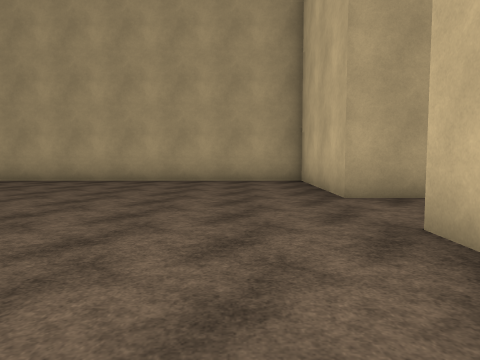
view 1 (above)

19 first-person views from a walk through a Unity game level. The camera is 1.4 m above the floor, tilts 4° down and sees 70° across. The floor is counted in squares, 2 m on a side. Each view is taken from the middle of a square. On the plan, view 1 faces up. The plan holds only what a view shows up to about 11 squares ahead; the rest is blank. The place goes on beyond the plan. Surface patterns are stand-ins for the level's own textures.

view 2
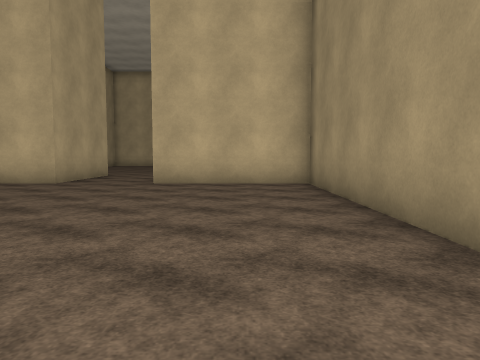

view 3
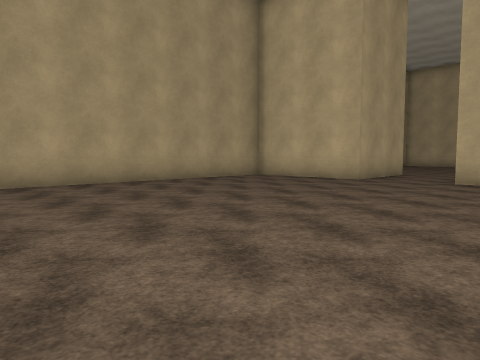

view 4
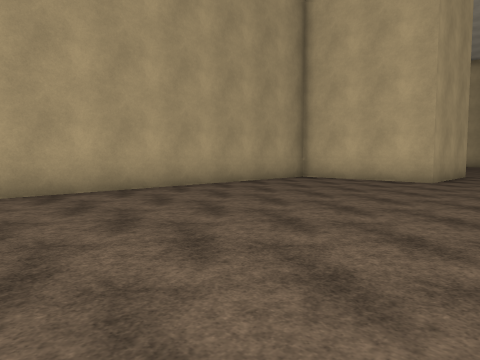

view 5
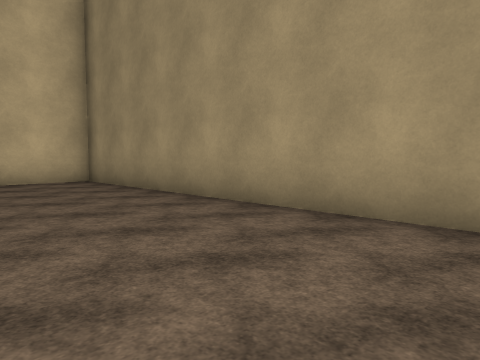

view 6
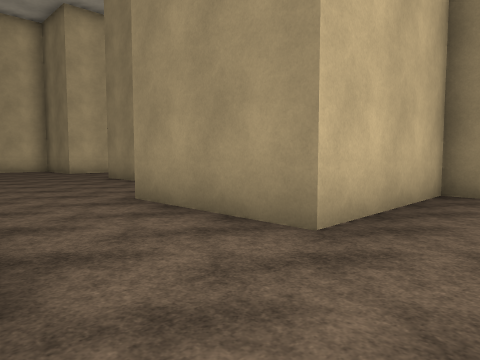

view 7
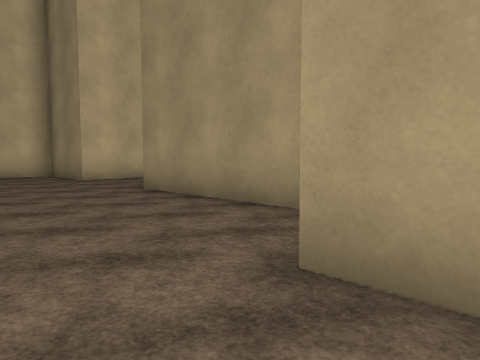

view 8
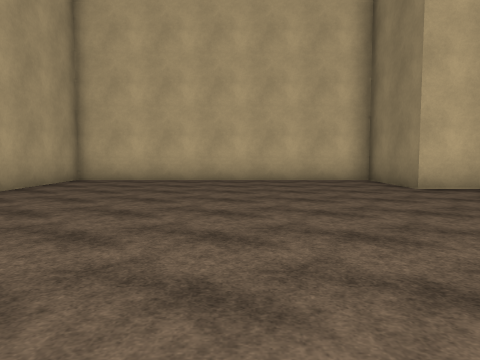

view 9
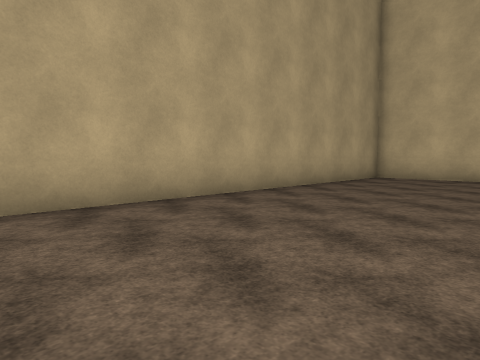

view 10
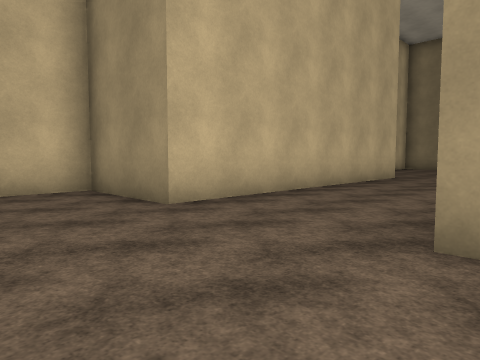

view 11
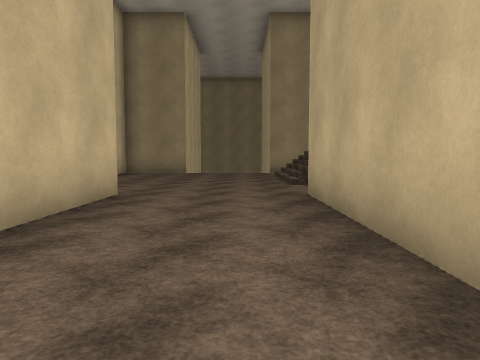

view 12
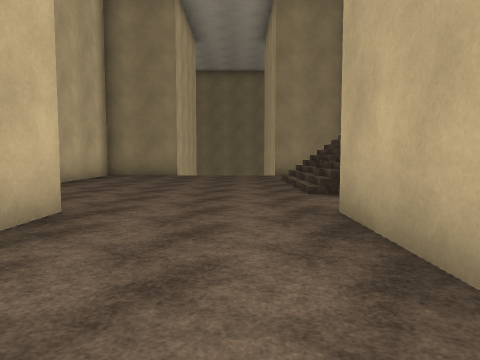

view 13
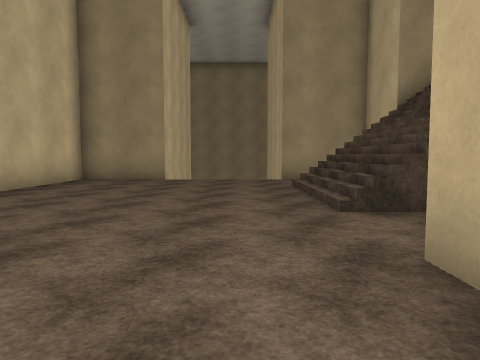

view 14
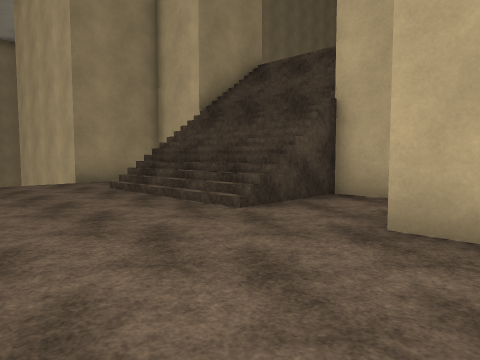

view 15
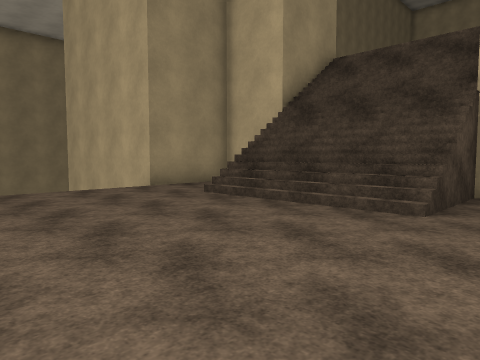

view 16
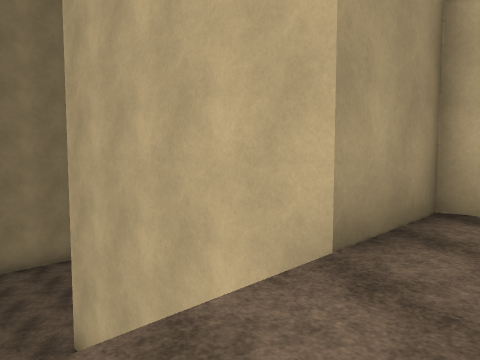

view 17
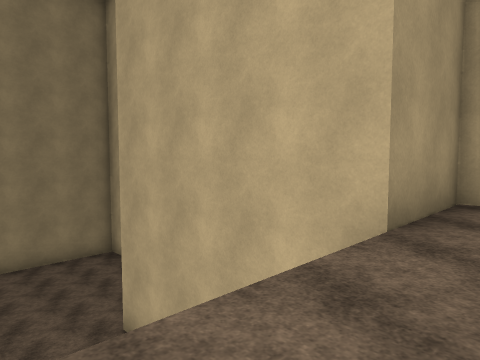

view 18
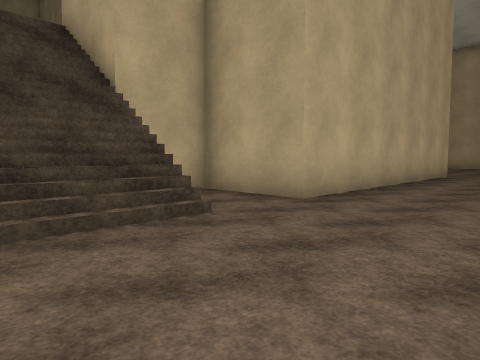

view 19
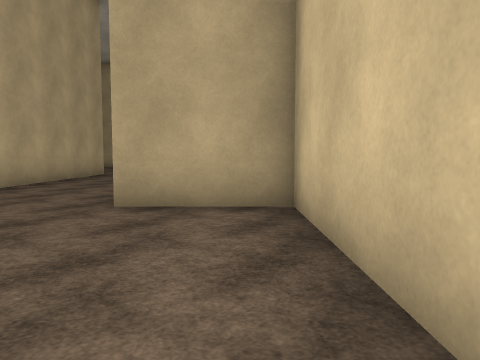

### Floor plan
Key: @ floor where view 1 was taken; # wall or solid block; . main floor; - floor 6 m lower than the main floor; / step, stairs or slope.
Columns run from 8 left of view 1 to 17 right of it. Each row starts with its distance up from view 1.
 10  ##########    ###########
  9  .........#    ..........#
  8  .........#   ...........#
  7  .........#   ...........#
  6 ..........####...........#
  5 .........................#
  4 .........................#
  3 ..........####...........#
  2 ..........#   ...........#
  1 ..........#    ####....###
  0 ........@.#       #....#
 -1  ##########       #....#
 -2                   #....#
 -3                   #....#
 -4                   #....#
 -5                   #....#
 -6                   #....#
 -7                 ###....###
 -8                 #........#
 -9               ###........#
-10               /////......#
-11               /////......#
-12               /////......#
-13               /////......#
-14               ###........#
-15                 #........#
-16                 ###    ###
-17
-18
-19                   #
-20                   #
-21                    ---
-22                   ----
-23                   ----
-24                  ----
-25                  ----
-26                   ---
-27                   ###

Where each view was taken, in squares from view 1:
view 1: 0 up, 0 right, facing up
view 2: 1 up, 7 left, facing right
view 3: 1 up, 8 left, facing up-right
view 4: 3 up, 8 left, facing up-right
view 5: 3 up, 8 left, facing down-right
view 6: 6 up, 0 right, facing down-right
view 7: 5 up, 4 right, facing down-right
view 8: 5 up, 7 right, facing right
view 9: 5 up, 6 right, facing up-right
view 10: 4 up, 10 right, facing down-right
view 11: 1 down, 12 right, facing down
view 12: 3 down, 12 right, facing down
view 13: 5 down, 12 right, facing down
view 14: 6 down, 14 right, facing down-left
view 15: 8 down, 15 right, facing down-left
view 16: 14 down, 13 right, facing down-left
view 17: 14 down, 14 right, facing down-left
view 18: 12 down, 14 right, facing up-left
view 19: 12 down, 16 right, facing up
